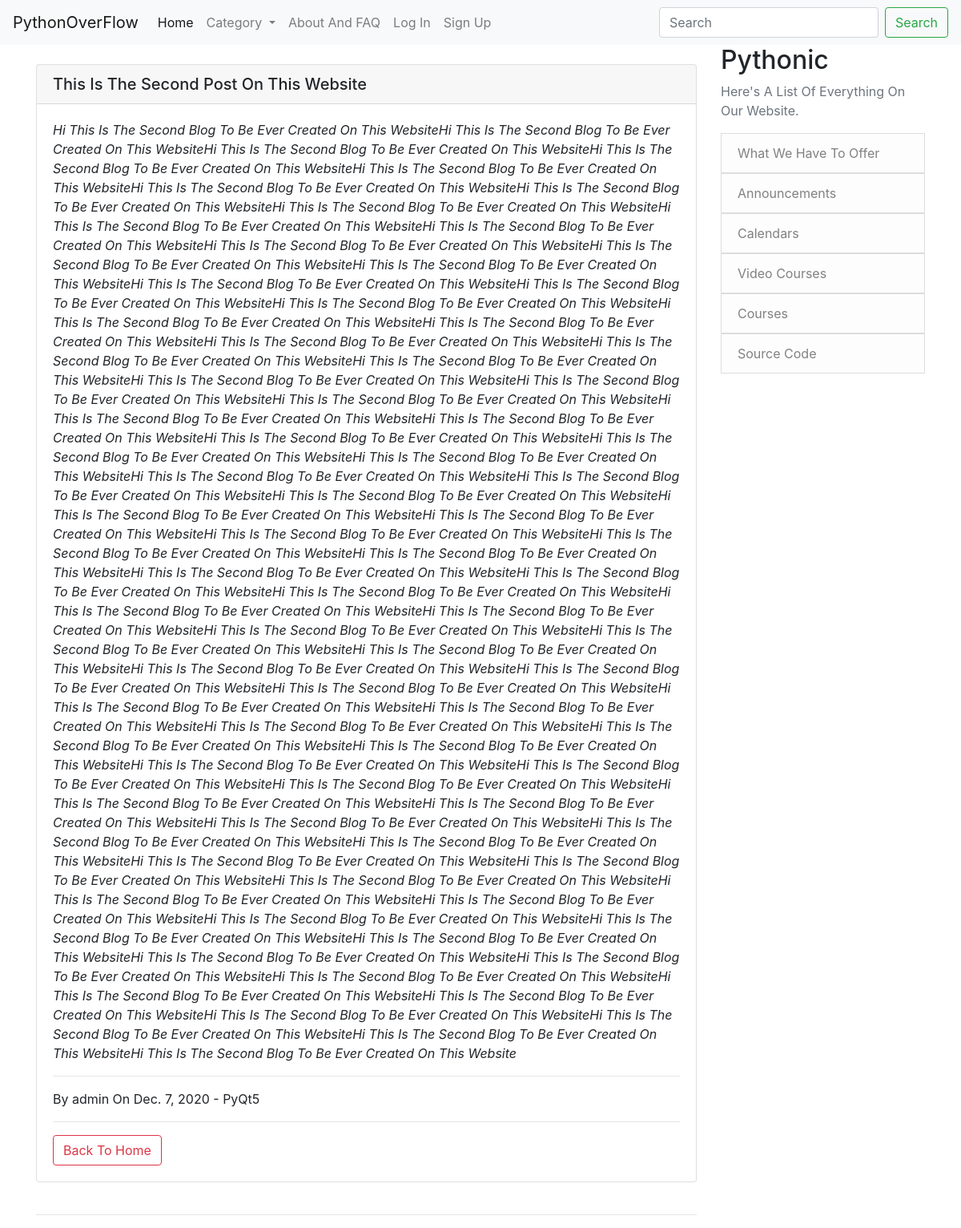
/post-detail/18, run on an earlier commit of the app's database.
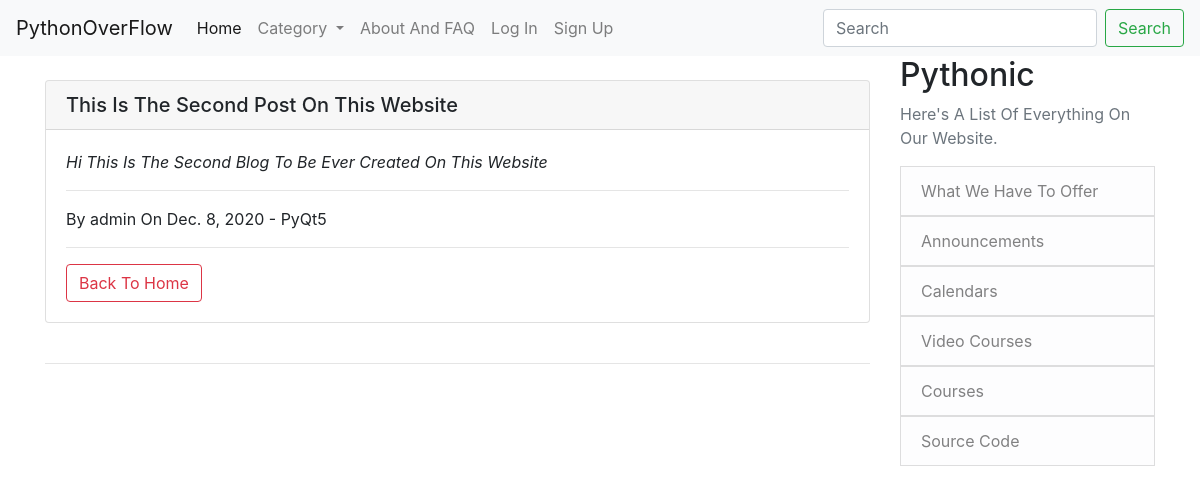
And on a later commit of the database.
### App/models.py (models this page shows, shortened)
class Post(models.Model):
    title = models.CharField(max_length=120)
    author = models.ForeignKey(User, on_delete=models.CASCADE)
    context = RichTextField(blank=True, null=True)
    date_created = models.DateField(auto_now=True)
    category = models.CharField(max_length=30, default='Python')
    likes = models.ManyToManyField(User, related_name='blog_posts')
    def total_like(self):
        return self.likes.count()

### App/views.py (the view)
# urls.py: path('post-detail/<int:pk>', post_detail_view.as_view(), name='post_detail'),
class post_detail_view(DetailView):
    model = Post
    template_name = 'App/post-detail.html'
    def get_context_data(self, *args, **kwargs):
        cate_menu = Category.objects.all()
        context = super(post_detail_view, self).get_context_data(*args, **kwargs)
        databasecheck = get_object_or_404(Post, id=self.kwargs['pk'])
        total_like = databasecheck.total_like()
        liked = False
        if databasecheck.likes.filter(id=self.request.user.id).exists():
            liked = True
        context['cate_menu'] = cate_menu
        context['total_like'] = total_like
        context['liked'] = liked
        return context

### App/models.py (called while the page is built)
    def __str__(self):
        return self.name

### App/templates/App/post-detail.html (shortened to what this page needs)
{% extends "App/base.html" %}
{% block content %}
<br>
<div class="card">
    <h5 class="card-header">{{ post.title }}</h5>
    <div class="card-body">
        <p class="card-text"><i>{{ post.context|safe }}</i></p>
        <hr>
        <p class="card-text">By {{ post.author }} On {{ post.date_created }} - {{ post.category }}</p>
        <hr>
        <a href="/" type="button" class="btn btn-outline-danger">Back To Home</a>
    </div>
</div>
<br>
<hr>
{% endblock %}

What changed in the data, as far as the page shows it:
changed Post "This Is The Second Post On This Website": context "…Ever Created On This WebsiteHi This Is The Second Blog To Be Ever Created On This WebsiteHi This Is The Second Blog To Be Ever Created On This WebsiteHi This Is The Second Blog To Be Ever Created On This WebsiteHi This Is The Second Blog To Be Ever Created On This WebsiteHi This Is The Second Blog To Be Ever Created On This WebsiteHi This Is The Second Blog To Be Ever Created On This WebsiteHi This Is The Second Blog To Be Ever Created On This WebsiteHi This Is The Second Blog To Be Ever Created On This WebsiteHi This Is The Second Blog To Be Ever Created On This WebsiteHi This Is The Second Blog To Be Ever Created On This WebsiteHi This Is The Second Blog To Be Ever Created On This…" → "Hi This Is The Second Blog To Be Ever Created On This Website"; date_created "Dec. 7, 2020" → "Dec. 8, 2020"
